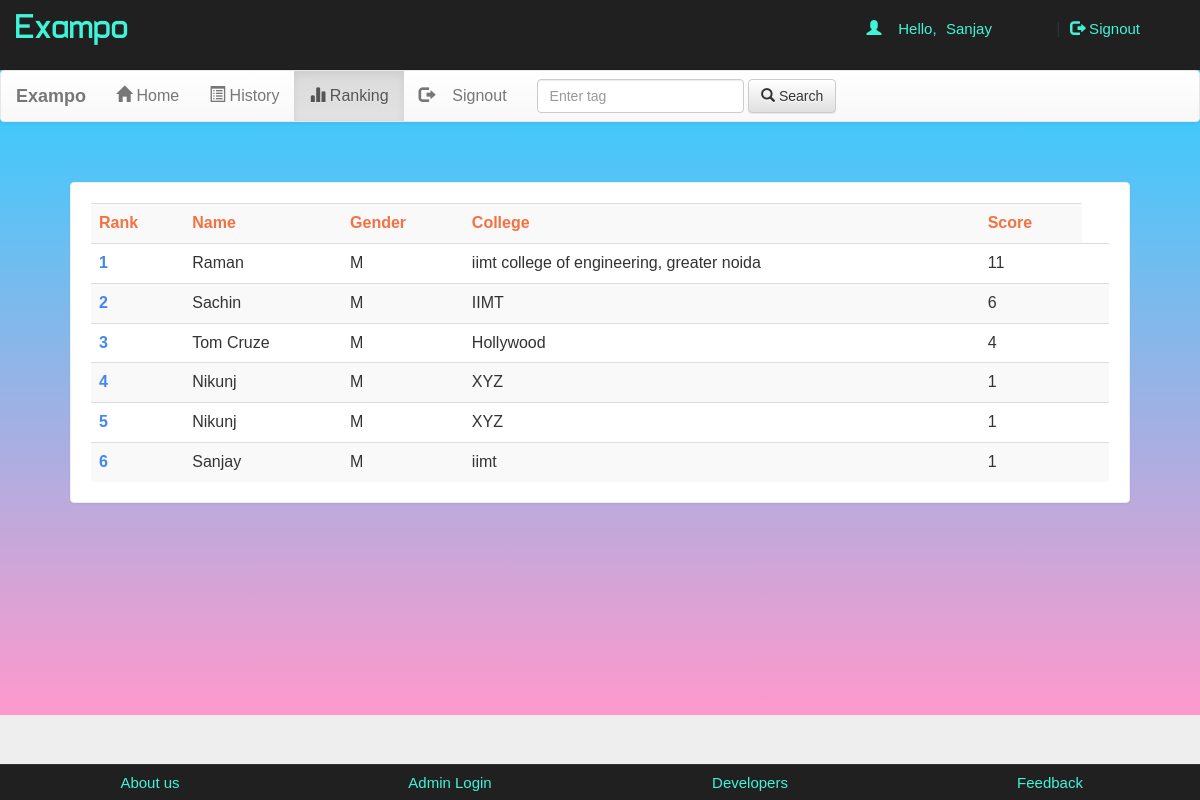
Page /account.php?q=3 (signed in) on the committed database.
### tables this page shows
CREATE TABLE `rank` (
  `email` varchar(50) NOT NULL,
  `score` int(11) NOT NULL,
  `time` timestamp NOT NULL DEFAULT CURRENT_TIMESTAMP ON UPDATE CURRENT_TIMESTAMP
);

CREATE TABLE `user` (
  `name` varchar(50) NOT NULL,
  `gender` varchar(5) NOT NULL,
  `college` varchar(100) NOT NULL,
  `email` varchar(50) NOT NULL,
  `mob` bigint(20) NOT NULL,
  `password` varchar(50) NOT NULL
);

### account.php (the view, shortened to what this page needs)
<!DOCTYPE html PUBLIC "-//W3C//DTD XHTML 1.0 Transitional//EN" "http://www.w3.org/TR/xhtml1/DTD/xhtml1-transitional.dtd">
<html xmlns="http://www.w3.org/1999/xhtml">
<head>
  <link rel="stylesheet" href="css/bootstrap.min.css" />
  <link rel="stylesheet" href="css/bootstrap-theme.min.css" />
  <link rel="stylesheet" href="css/main.css">
  <link rel="stylesheet" href="css/font.css">
</head>
<body>
  <div class="header">
    <div class="row">
      <div class="col-lg-6">
        <span class="logo">Exampo</span></div>
      <div class="col-md-4 col-md-offset-2">
        <?php
        include_once 'dbConnection.php';
        if (!(isset($_SESSION['email']))) {
            header("location:index.php");
        } else {
            $name = $_SESSION['name'];
            echo '<span class="pull-right top title1" ><span class="log1"><span class="glyphicon glyphicon-user" aria-hidden="true"></span>&nbsp;&nbsp;&nbsp;&nbsp;Hello,</span> <a href="account.php?q=1" class="log log1">' . $name . '</a>&nbsp;|&nbsp;<a href="logout.php?q=account.php" class="log"><span class="glyphicon glyphicon-log-out" aria-hidden="true"></span>&nbsp;Signout</button></a></span>';
        } ?>
      </div>
    </div>
  </div>
  <div class="bg">
    <nav class="navbar navbar-default title1">
      <div class="container-fluid">
        <div class="navbar-header">
          <a class="navbar-brand" href="#"><b>Exampo</b></a>
        </div>
        <div class="collapse navbar-collapse" id="bs-example-navbar-collapse-1">
          <ul class="nav navbar-nav">
            <li <?php if (@$_GET['q'] == 1) {
            echo 'class="active"';
        } ?>><a href="account.php?q=1"><span class="glyphicon glyphicon-home" aria-hidden="true"></span>&nbsp;Home<span class="sr-only">(current)</span></a></li>
            <li <?php if (@$_GET['q'] == 2) {
            echo 'class="active"';
        } ?>><a href="account.php?q=2"><span class="glyphicon glyphicon-list-alt" aria-hidden="true"></span>&nbsp;History</a></li>
            <li <?php if (@$_GET['q'] == 3) {
            echo 'class="active"';
        } ?>><a href="account.php?q=3"><span class="glyphicon glyphicon-stats" aria-hidden="true"></span>&nbsp;Ranking</a></li>
            <li class="pull-right"> <a href="logout.php?q=account.php"><span class="glyphicon glyphicon-log-out" aria-hidden="true"></span>&nbsp;&nbsp;&nbsp;&nbsp;Signout</a></li>
          </ul>
          <form class="navbar-form navbar-left" role="search">
            <div class="form-group">
              <input type="text" class="form-control" placeholder="Enter tag ">
            </div>
            <button type="submit" class="btn btn-default"><span class="glyphicon glyphicon-search" aria-hidden="true"></span>&nbsp;Search</button>
          </form>
        </div>
      </div>
    </nav>
    <div class="container">
      <div class="row">
        <div class="col-md-12">
          <?php
          if (@$_GET['q'] == 3) {
              $q = mysqli_query($con, "SELECT * FROM rank  ORDER BY score DESC ") or die('Error223');
              echo  '<div class="panel title"><div class="table-responsive">
<table class="table table-striped title1" >
<tr style="color:#f47141"><td><b>Rank</b></td><td><b>Name</b></td><td><b>Gender</b></td><td><b>College</b></td><td><b>Score</b></td></tr>';
              $c = 0;
              while ($row = mysqli_fetch_array($q)) {
                  $e = $row['email'];
                  $s = $row['score'];
                  $q12 = mysqli_query($con, "SELECT * FROM user WHERE email='$e' ") or die('Error231');
                  while ($row = mysqli_fetch_array($q12)) {
                      $name = $row['name'];
                      $gender = $row['gender'];
                      $college = $row['college'];
                  }
                  $c++;
                  echo '<tr><td style="color:#4286f4"><b>' . $c . '</b></td><td>' . $name . '</td><td>' . $gender . '</td><td>' . $college . '</td><td>' . $s . '</td><td>';
              }
              echo '</table></div></div>';
          }
          ?>
        </div>
      </div>
    </div>
  </div>
  <div class="row footer">
    <div class="col-md-3 box">
      <a href="#">About us</a>
    </div>
    <div class="col-md-3 box">
      <a href="#" data-toggle="modal" data-target="#login">Admin Login</a></div>
    <div class="col-md-3 box">
      <a href="#" data-toggle="modal" data-target="#developers">Developers</a>
    </div>
    <div class="col-md-3 box">
      <a href="feedback.php" target="_blank">Feedback</a></div>
  </div>
</body>
</html>

### css/main.css (style rules this page uses)
body { overflow-x:hidden; width:100%; font: 15px "Century Gothic", "Times Roman", sans-serif; background:#eee; min-height:550px; background-attachment:fixed; }
.bg { min-height:645px; background: linear-gradient(to bottom, #33ccff 0%, #ff99cc 100%); }
.panel { border-color:#eee; margin:40px; padding:20px; font: 15px "Century Gothic", "Times Roman", sans-serif; }
.title { font-family:'typo'; }
.header { background:#202020; height:70px; }
.logo { font-family:'typo'; font-size:35px; color:#42f4d7; margin:15px; }
.title1 { font: 16px "Century Gothic", "Times Roman", sans-serif; }
.footer { font-size:15px; text-align:center; border-top:1px solid; border-color:#323232; background-color:#202020; }
.footer a { margin:25px; color:#42f4d7; text-decoration:none; font: 15px "Century Gothic", "Times Roman", sans-serif; }
.box { padding:9px; }
.top { margin-top:20px; }
.log1 { font: 15px 'Ubuntu', sans-serif; color:#42f4d7; margin-left:10px; }
.log { margin:10px; margin-right:60px; margin-left:5px; color:#42f4d7; text-decoration:none; font-size:20px; font-size:15px; }

### account.php (style rules this page uses)
.footer { position: fixed !important; left: 0 !important; margin: 0px !important; padding: 0px !important; bottom: 0 !important; width: 100% !important; }

### rows in the picture
rank: user.name "Raman", user.gender "M", user.college "iimt college of engineering, greater noida", score "11"
rank: user.name "Sachin", user.gender "M", user.college "IIMT", score "6"
rank: user.name "Tom Cruze", user.gender "M", user.college "Hollywood", score "4"
rank: user.name "Nikunj", user.gender "M", user.college "XYZ", score "1"
rank: score "1"
user: name "Nikunj", gender "M", college "XYZ"
rank: user.name "Sanjay", user.gender "M", user.college "iimt", score "1"

### other values in the picture
$name "Sanjay"
